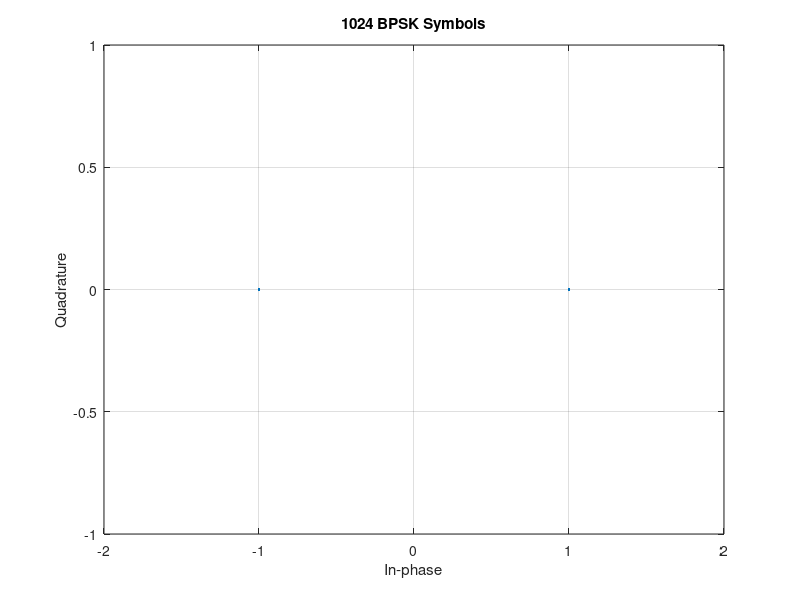
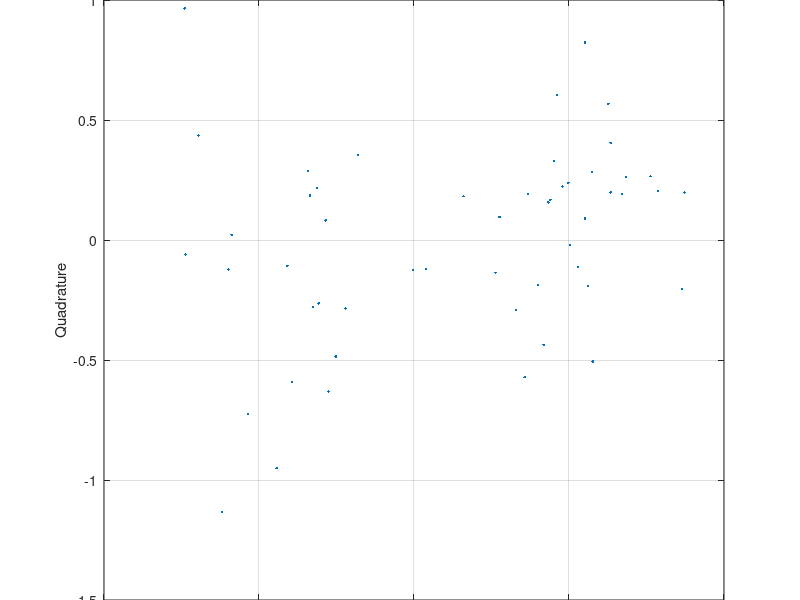
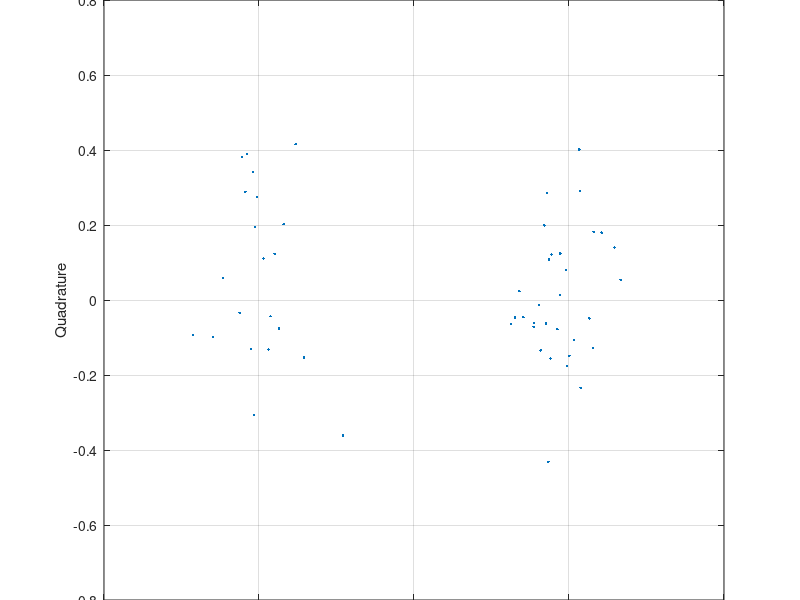
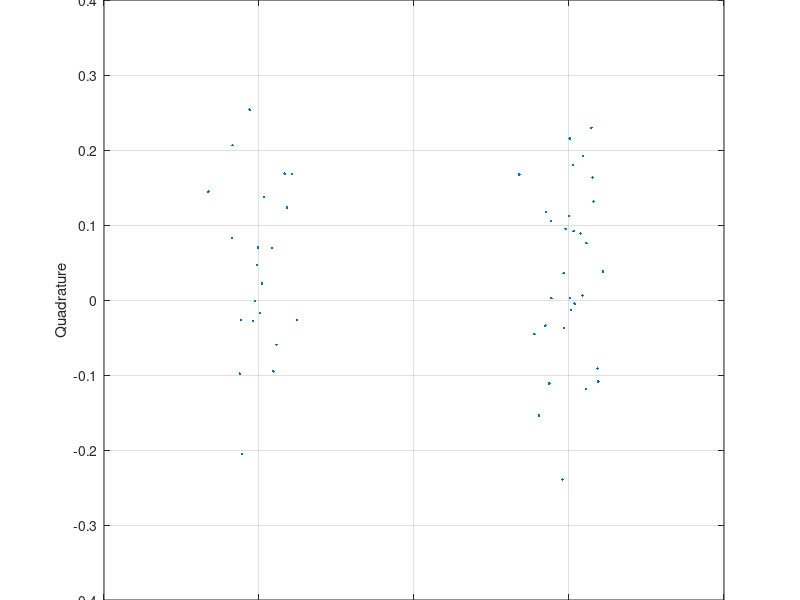

The MATLAB script that drew these images, in order: (Note: this script raises an error after producing the figures.)
clc;
clear all;
close all;

N = 1024; %No: of 1 bit symbols
c = [-1 1]; %valid symbols
xmod = randsrc(1,N,c); %Random sequence of 1s and 2s


scatterplot(xmod),title("1024 BPSK Symbols"),grid on,xlim([-2 2]);

%Add AWGN
i = 1;
for SNR = [5 10 15 20]
    xmod_noised = awgn(complex(xmod),SNR);
    scatterplot(xmod_noised,20),title("1024 BPSK Symbols with AWGN, SNR ="+SNR),grid on,xlim([-2 2]);
    i = i + 1;
end

%Coherent detection'
for i = 1:1:length(xmod_noised)
    if(xmod_noised(i)>0)
        x_detected(i) = 1;
    else
        x_detected(i) = -1;
    end
end

%Bit Error Rate
x_detected = zeros(1,N);
SNR = 0:2:14;
index = 1:1:length(SNR);
BER = zeros(1,length(SNR));
BER_analytical = zeros(1,length(SNR));
for SNR_index = index
    %xmod_noised = awgn(complex(xmod),SNR(SNR_index));
    xmod_noised = xmod + 1/sqrt(2)*10^(-SNR(SNR_index)/20) * randn(1,N);
    %detect
    for i = 1:1:length(xmod_noised)
        if(xmod_noised(i)>0)
            x_detected(i) = 1;
        else
            x_detected(i) = -1;
        end
    end
    
    %biterror
    for i = 1:1:length(xmod_noised)
        if x_detected(i) ~= xmod(i)
            BER(SNR_index) = BER(SNR_index) + 1;
        end
    end
    BER(SNR_index) = BER(SNR_index)/N;
    BER_analytical(SNR_index) = qfunc(sqrt(2*(10.^(SNR(SNR_index)./10))));
end

%SNR = 10.^(SNR./10);
semilogy(SNR,BER_analytical,'LineWidth',1.5)
hold on
semilogy(SNR,BER,'O','LineWidth',1.5)
xlabel('Eb/No (dB)')
ylabel('BER')
title ('BER for BPSK')
legend('Analytical BER','Simulated BER')
grid on 
